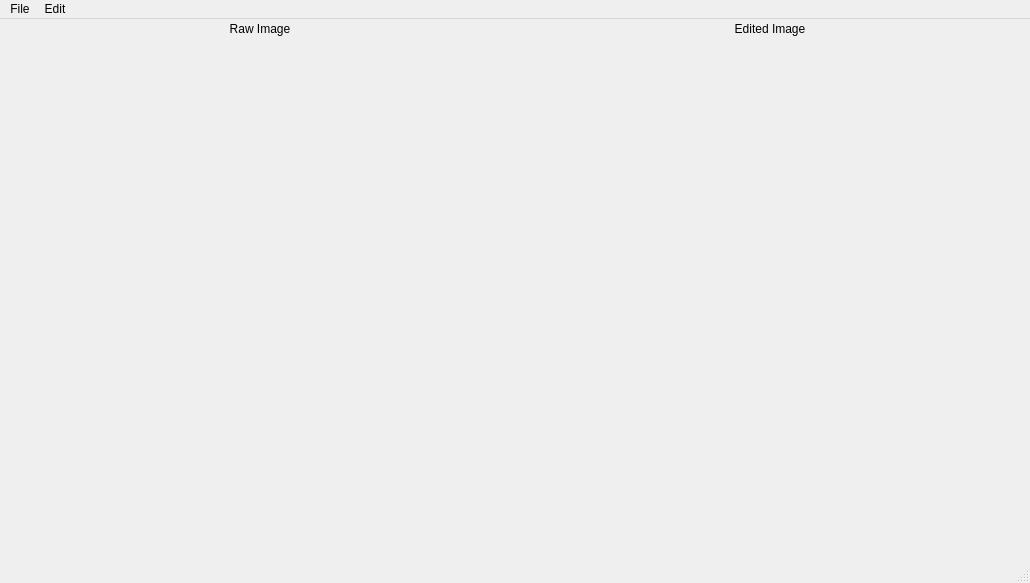
<?xml version="1.0" encoding="UTF-8"?>
<ui version="4.0">
 <class>MainWindow</class>
 <widget class="QMainWindow" name="MainWindow">
  <property name="enabled">
   <bool>true</bool>
  </property>
  <property name="geometry">
   <rect>
    <x>0</x>
    <y>0</y>
    <width>1030</width>
    <height>583</height>
   </rect>
  </property>
  <property name="minimumSize">
   <size>
    <width>1030</width>
    <height>583</height>
   </size>
  </property>
  <property name="maximumSize">
   <size>
    <width>1030</width>
    <height>583</height>
   </size>
  </property>
  <property name="windowTitle">
   <string>Bildverarbeitung</string>
  </property>
  <widget class="QWidget" name="centralwidget">
   <widget class="QLabel" name="raw_img">
    <property name="geometry">
     <rect>
      <x>10</x>
      <y>25</y>
      <width>500</width>
      <height>500</height>
     </rect>
    </property>
    <property name="text">
     <string/>
    </property>
   </widget>
   <widget class="QLabel" name="edit_img">
    <property name="geometry">
     <rect>
      <x>520</x>
      <y>25</y>
      <width>500</width>
      <height>500</height>
     </rect>
    </property>
    <property name="text">
     <string/>
    </property>
   </widget>
   <widget class="QLabel" name="label">
    <property name="geometry">
     <rect>
      <x>10</x>
      <y>0</y>
      <width>500</width>
      <height>20</height>
     </rect>
    </property>
    <property name="text">
     <string>Raw Image</string>
    </property>
    <property name="alignment">
     <set>Qt::AlignCenter</set>
    </property>
   </widget>
   <widget class="QLabel" name="label_2">
    <property name="geometry">
     <rect>
      <x>520</x>
      <y>0</y>
      <width>500</width>
      <height>20</height>
     </rect>
    </property>
    <property name="text">
     <string>Edited Image</string>
    </property>
    <property name="alignment">
     <set>Qt::AlignCenter</set>
    </property>
   </widget>
  </widget>
  <widget class="QMenuBar" name="menubar">
   <property name="geometry">
    <rect>
     <x>0</x>
     <y>0</y>
     <width>1030</width>
     <height>37</height>
    </rect>
   </property>
   <widget class="QMenu" name="menuFile">
    <property name="title">
     <string>File</string>
    </property>
    <addaction name="actionOpen"/>
    <addaction name="actionRestore"/>
   </widget>
   <widget class="QMenu" name="menuEdit">
    <property name="title">
     <string>Edit</string>
    </property>
    <widget class="QMenu" name="menuMorphology">
     <property name="title">
      <string>Morphology</string>
     </property>
     <addaction name="actionSegmentation"/>
     <addaction name="actionClosehole"/>
     <addaction name="actionInstanceSeg"/>
    </widget>
    <addaction name="menuMorphology"/>
    <addaction name="actionText_recog"/>
   </widget>
   <addaction name="menuFile"/>
   <addaction name="menuEdit"/>
  </widget>
  <widget class="QStatusBar" name="statusbar"/>
  <action name="actionOpen">
   <property name="text">
    <string>Open</string>
   </property>
  </action>
  <action name="actionSave">
   <property name="text">
    <string>Save</string>
   </property>
  </action>
  <action name="actionCanny">
   <property name="text">
    <string>Canny</string>
   </property>
  </action>
  <action name="actionRGB_HSI">
   <property name="text">
    <string>RGB-&gt;HSI</string>
   </property>
  </action>
  <action name="actionRGB_L_a_b">
   <property name="text">
    <string>RGB-&gt;L*a*b*</string>
   </property>
  </action>
  <action name="actionRestore">
   <property name="text">
    <string>Restore</string>
   </property>
  </action>
  <action name="actionSegmentation">
   <property name="text">
    <string>Segment</string>
   </property>
  </action>
  <action name="actionClosehole">
   <property name="text">
    <string>Close hole</string>
   </property>
  </action>
  <action name="actionInstanceSeg">
   <property name="text">
    <string>Instance segmentation</string>
   </property>
  </action>
  <action name="actionText_recog">
   <property name="text">
    <string>Text_recog</string>
   </property>
  </action>
  <action name="actionFourier_transform">
   <property name="text">
    <string>Fourier transform</string>
   </property>
  </action>
  <action name="actionSpace">
   <property name="text">
    <string>Space</string>
   </property>
  </action>
  <action name="actionFrequency">
   <property name="text">
    <string>Frequency</string>
   </property>
  </action>
  <action name="actionThreshold">
   <property name="text">
    <string>Threshold</string>
   </property>
  </action>
 </widget>
 <resources/>
 <connections/>
</ui>
